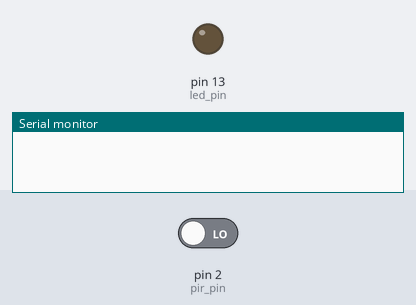
A sketch run on a simulated Arduino Uno, built with avr-gcc and run on an emulated ATmega328P. Parts: output pins drawn as LEDs (lit = HIGH), the last lines printed to the serial monitor. The inputs (shaded band) are chosen by the test bench; at power-on: pin 2 (pir_pin) LOW. No radio packets arrive unless stated.

Above: at 1.2 s.
1.3 s: pin 2 (pir_pin) driven HIGH
At 2.5 s:
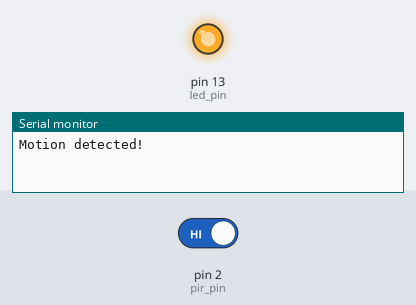
2.8 s: pin 2 (pir_pin) driven LOW
At 3.7 s:
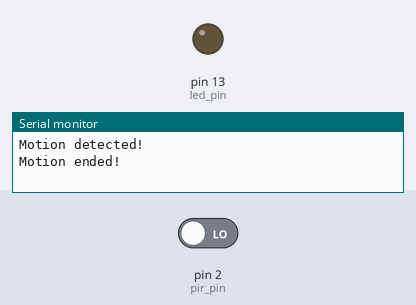
Timing chart, 0 to 5.8 s (numbered marks = the images above; inputs shaded):
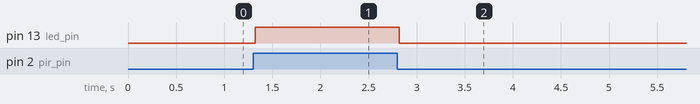

The sketch:

pirAlarm_transmitter.ino
```cpp
//https://www.instructables.com/ARDUINO-WIRELESS-HOME-SECURITY-SYSTEM/
// Include VirtualWire library
#include <VirtualWire.h>

int led_pin = 13;
int transmit_pin = 12;
int pir_pin = 2;
int val = 0;
int pir_state = LOW;

void setup()
{
   Serial.begin(9600);
   vw_set_tx_pin(transmit_pin);
   vw_setup(4000); // Transmission rate
   pinMode(led_pin, OUTPUT);
   pinMode(pir_pin,INPUT);
}

void loop()
{
  char msg[1] = {'0'};
  // Get sensor value
  val = digitalRead(pir_pin);
  // Change message if motion is detected
  if (val == 1)
  {
      msg[0] = '1';
      digitalWrite(led_pin, HIGH); // Flash a light to show transmitting
      vw_send((uint8_t *)msg, 1);
      vw_wait_tx(); // Wait until the whole message is gone
      if (pir_state == LOW)
      {
      Serial.println("Motion detected!");
      pir_state = HIGH;
      }
   }
 else
 {
   msg[0] = '0';
   digitalWrite(led_pin, LOW);
   vw_send((uint8_t *)msg, 1);
   vw_wait_tx(); // Wait until the whole message is gone
   if (pir_state == HIGH)
   {
      Serial.println("Motion ended!");
      pir_state = LOW;
   }
  }
}
```

Measured:
- after the input at 1.3 s, pin 13 (led_pin): LOW → HIGH at once
- after the input at 2.8 s, pin 13 (led_pin): HIGH → LOW at once
